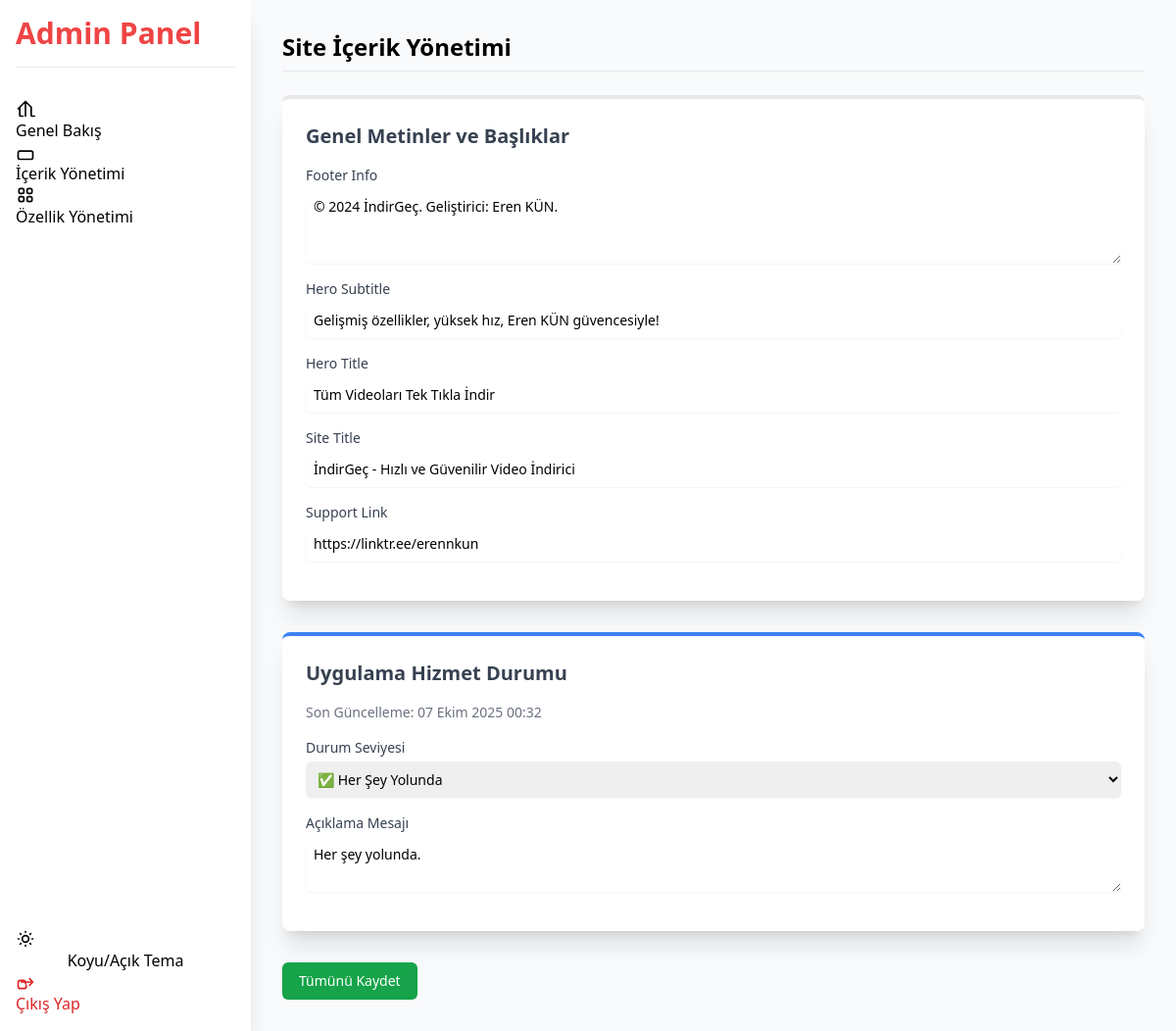
The app's page /admin/content (signed in), older data.
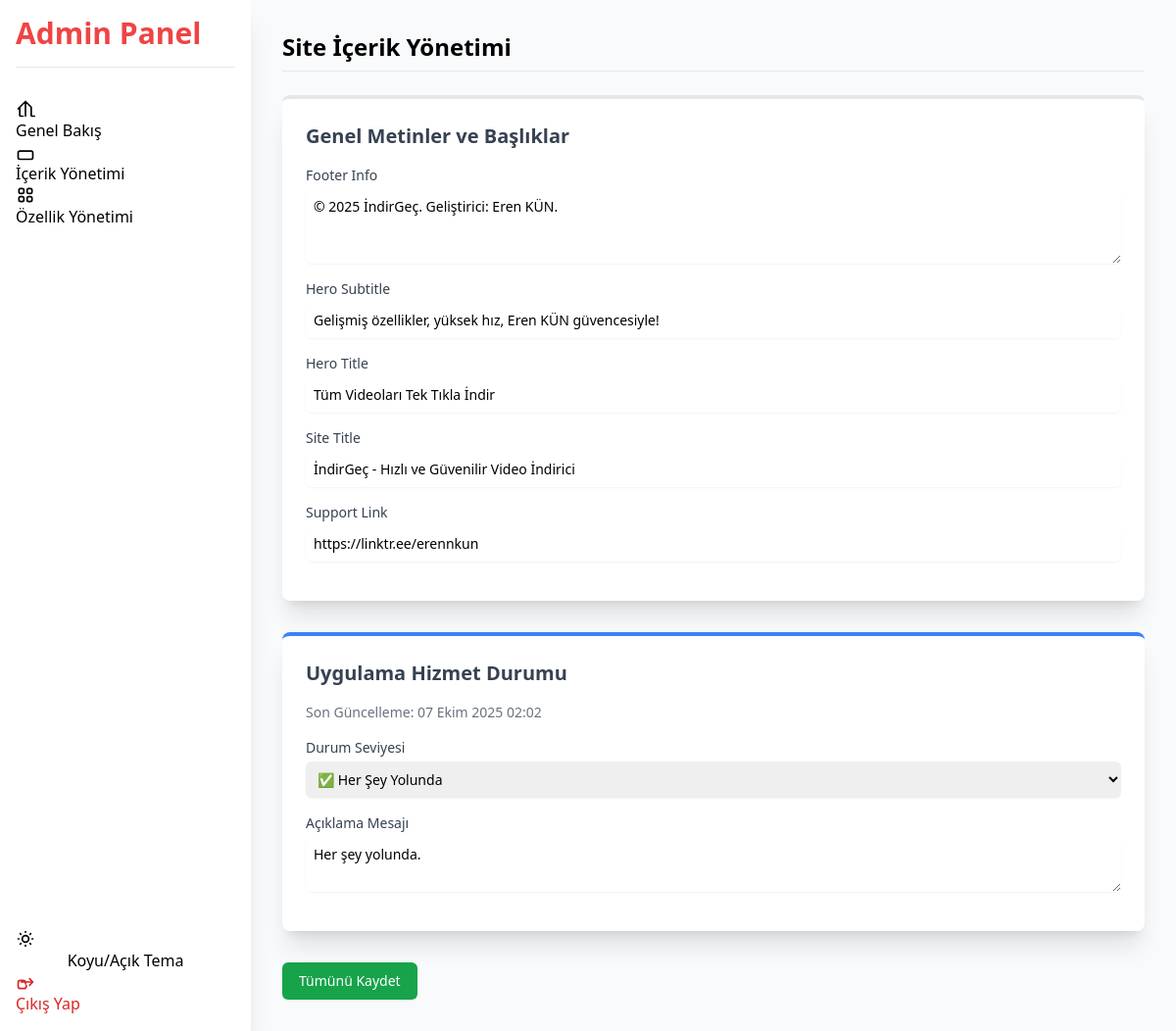
The same page, newer data.
### app.py (models this page shows)
class SiteContent(db.Model):
    id = db.Column(db.Integer, primary_key=True)
    key_name = db.Column(db.String(100), unique=True, nullable=False)
    content = db.Column(db.Text, nullable=False)

class ServiceStatus(db.Model):
    id = db.Column(db.Integer, primary_key=True)
    status_level = db.Column(db.String(20), default='OK')
    message = db.Column(db.String(500), default='Her şey yolunda.')
    updated_at = db.Column(db.DateTime, default=datetime.utcnow)

### app.py (the view, shortened to what this page needs)
@app.route('/admin/content', methods=['GET', 'POST'])
@login_required
def admin_content():
    content_items = SiteContent.query.order_by(SiteContent.key_name).all()
    service_status = ServiceStatus.query.first()
    return render_template('admin_content.html', content_items=content_items, service_status=service_status)

### app.py (called while the page is built)
@app.template_filter('ist_time')
def ist_time_filter(dt, format='medium'):
    if dt is None:
        return ""
    try:
        dt_ist = pytz.utc.localize(dt).astimezone(ISTANBUL_TZ)
        return format_datetime(dt_ist, format='dd MMMM yyyy HH:mm', locale='tr')
    except Exception:
        return dt.strftime('%Y-%m-%d %H:%M')

@login_manager.user_loader
def load_user(user_id):
    return User.query.get(int(user_id))

@app.context_processor
def inject_global_data():
    content_map = {c.key_name: c.content for c in SiteContent.query.all()}
    status = ServiceStatus.query.first()
    app_features = AppFeature.query.order_by(AppFeature.order).all()
    total_downloads = db.session.query(db.func.sum(Version.download_count)).scalar() or 0
    return {
        'site_content': content_map,
        'service_status': status,
        'app_features': app_features,
        'total_downloads': total_downloads
    }

### templates/admin_content.html (shortened to what this page needs)
{% extends "admin_dashboard.html" %}
{% block admin_content %}
<h2 class="text-2xl font-bold mb-6 border-b pb-2">Site İçerik Yönetimi</h2>
<form method="POST" action="{{ url_for('admin_content') }}" class="space-y-8">
    <div class="bg-white p-6 rounded-lg shadow-xl border-t-4 border-accent-color">
        <h3 class="text-xl font-semibold mb-4 text-gray-700">Genel Metinler ve Başlıklar</h3>
        {% for item in content_items %}
        <div class="mb-4">
            <label for="{{ item.key_name }}" class="block text-sm font-medium text-gray-700">
                {{ item.key_name.replace('_', ' ').title() }}
            </label>
            {% if 'title' in item.key_name or 'link' in item.key_name %}
                <input type="text" id="{{ item.key_name }}" name="{{ item.key_name }}" value="{{ item.content }}" required class="mt-1 block w-full rounded-md border-gray-300 shadow-sm focus:border-red-500 focus:ring-red-500 sm:text-sm p-2">
            {% else %}
                <textarea id="{{ item.key_name }}" name="{{ item.key_name }}" rows="3" required class="mt-1 block w-full rounded-md border-gray-300 shadow-sm focus:border-red-500 focus:ring-red-500 sm:text-sm p-2">{{ item.content }}</textarea>
            {% endif %}
        </div>
        {% endfor %}
    </div>
    <div class="bg-white p-6 rounded-lg shadow-xl border-t-4 border-blue-500">
        <h3 class="text-xl font-semibold mb-4 text-gray-700">Uygulama Hizmet Durumu</h3>
        <p class="text-sm text-gray-500 mb-4">Son Güncelleme: {{ service_status.updated_at | ist_time }}</p>
        <div class="mb-4">
            <label for="status_level" class="block text-sm font-medium text-gray-700">Durum Seviyesi</label>
            <select id="status_level" name="status_level" class="mt-1 block w-full rounded-md border-gray-300 shadow-sm focus:border-red-500 focus:ring-red-500 sm:text-sm p-2">
                <option value="OK" {% if service_status.status_level == 'OK' %}selected{% endif %}>✅ Her Şey Yolunda</option>
            </select>
        </div>
        <div class="mb-4">
            <label for="status_message" class="block text-sm font-medium text-gray-700">Açıklama Mesajı</label>
            <textarea id="status_message" name="status_message" rows="2" class="mt-1 block w-full rounded-md border-gray-300 shadow-sm focus:border-red-500 focus:ring-red-500 sm:text-sm p-2">{{ service_status.message }}</textarea>
        </div>
    </div>
    <button type="submit" class="py-2 px-4 border border-transparent rounded-md shadow-sm text-sm font-medium text-white bg-green-600 hover:bg-green-700 focus:outline-none focus:ring-2 focus:ring-offset-2 focus:ring-green-500">
        Tümünü Kaydet
    </button>
</form>
{% endblock %}

### templates/admin_dashboard.html (shortened to what this page needs)
<!DOCTYPE html>
<html lang="tr">
<head>
    <script src="https://cdn.tailwindcss.com"></script>
</head>
<body class="bg-gray-50 dark:bg-gray-900 transition-colors duration-300">
    <div class="flex h-screen">
        <aside class="w-64 bg-white dark:bg-gray-800 shadow-xl p-4 flex flex-col justify-between">
            <div>
                <h1 class="text-3xl font-bold accent-text mb-8 border-b pb-4">Admin Panel</h1>
                <nav class="space-y-2">
                    <a href="{{ url_for('admin_dashboard') }}" class="sidebar-link {% if request.endpoint == 'admin_dashboard' %}active{% endif %}">
                        <svg class="w-5 h-5 mr-3" fill="none" stroke="currentColor" viewBox="0 0 24 24"><path stroke-linecap="round" stroke-linejoin="round" stroke-width="2" d="M3 12l2-2m0 0l7-7 7 7M5 10v10a1 1 0 001 1h3m10-11v10a1 1 0 001 1h3M12 3v18"></path></svg>
                        Genel Bakış
                    </a>
                    <a href="{{ url_for('admin_content') }}" class="sidebar-link {% if request.endpoint == 'admin_content' %}active{% endif %}">
                        <svg class="w-5 h-5 mr-3" fill="none" stroke="currentColor" viewBox="0 0 24 24"><path stroke-linecap="round" stroke-linejoin="round" stroke-width="2" d="M19 11H5m14 0a2 2 0 012 2v6a2 2 0 01-2 2H5a2 2 0 01-2-2v-6a2 2 0 012-2h14z"></path></svg>
                        İçerik Yönetimi
                    </a>
                    <a href="{{ url_for('admin_features') }}" class="sidebar-link {% if request.endpoint == 'admin_features' %}active{% endif %}">
                        Özellik Yönetimi
                    </a>
                </nav>
            </div>
            <div class="space-y-3">
                <button onclick="toggleAdminTheme()" class="sidebar-link w-full justify-center">
                    <svg class="h-5 w-5 mr-2" fill="none" viewBox="0 0 24 24" stroke="currentColor"><path stroke-linecap="round" stroke-linejoin="round" stroke-width="2" d="M12 3v1m0 16v1m9-9h-1M4 12H3m15.364 6.364l-.707-.707M6.343 6.343l-.707-.707m12.728 0l-.707.707M6.343 17.657l-.707.707M16 12a4 4 0 11-8 0 4 4 0 018 0z" /></svg>
                    Koyu/Açık Tema
                </button>
                <a href="{{ url_for('admin_logout') }}" class="sidebar-link text-red-600 hover:bg-red-50 dark:hover:bg-red-900/50">
                    <svg class="w-5 h-5 mr-3" fill="none" stroke="currentColor" viewBox="0 0 24 24"><path stroke-linecap="round" stroke-linejoin="round" stroke-width="2" d="M17 16l4-4m0 0l-4-4m4 4H7m6 4v1a3 3 0 01-3 3H6a3 3 0 01-3-3v-4a3 3 0 013-3h3a3 3 0 013 3v1"></path></svg>
                    Çıkış Yap
                </a>
            </div>
        </aside>
        <main class="flex-1 overflow-y-auto p-8">
            {% block admin_content %}{% endblock %}
        </main>
    </div>
</body>
</html>

### templates/admin_dashboard.html (style rules this page uses)
.accent-text { color: #ef4444; }
.sidebar-link { @apply flex items-center p-3 text-gray-700 dark:text-gray-200 rounded-lg hover:bg-gray-100 dark:hover:bg-gray-700 transition-colors duration-200; }
.sidebar-link.active { @apply bg-red-100 dark:bg-red-900/50 text-red-600 dark:text-red-400 font-semibold; }
:root { color-scheme: light; }

Row changes from the older to the newer data that the page shows:
changed SiteContent "Footer Info": footer_info "© 2024 İndirGeç. Geliştirici: Eren KÜN." → "© 2025 İndirGeç. Geliştirici: Eren KÜN."
changed ServiceStatus "✅ Her Şey Yolunda": updated_at|ist_time "07 Ekim 2025 00:32" → "07 Ekim 2025 02:02"
